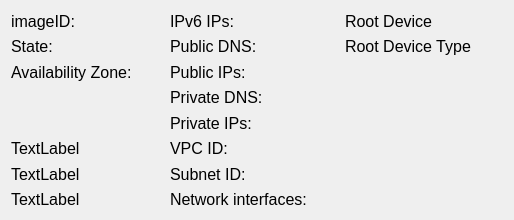
<?xml version="1.0" encoding="UTF-8"?>
<ui version="4.0">
 <class>gridLayoutWidget_2</class>
 <widget class="QWidget" name="gridLayoutWidget_2">
  <property name="geometry">
   <rect>
    <x>0</x>
    <y>0</y>
    <width>514</width>
    <height>220</height>
   </rect>
  </property>
  <layout class="QGridLayout" name="gridLayout_3">
   <item row="2" column="3">
    <widget class="QLabel" name="publicIPValue">
     <property name="font">
      <font>
       <pointsize>12</pointsize>
      </font>
     </property>
     <property name="text">
      <string/>
     </property>
    </widget>
   </item>
   <item row="7" column="3">
    <widget class="QLabel" name="SubnetIDValue">
     <property name="font">
      <font>
       <pointsize>12</pointsize>
      </font>
     </property>
     <property name="text">
      <string/>
     </property>
    </widget>
   </item>
   <item row="3" column="2">
    <widget class="QLabel" name="privateDNSHeader">
     <property name="font">
      <font>
       <pointsize>12</pointsize>
      </font>
     </property>
     <property name="text">
      <string>Private DNS:</string>
     </property>
    </widget>
   </item>
   <item row="3" column="3">
    <widget class="QLabel" name="privateDNSValue">
     <property name="font">
      <font>
       <pointsize>12</pointsize>
      </font>
     </property>
     <property name="text">
      <string/>
     </property>
    </widget>
   </item>
   <item row="7" column="0">
    <widget class="QLabel" name="label_3">
     <property name="font">
      <font>
       <pointsize>12</pointsize>
      </font>
     </property>
     <property name="text">
      <string>TextLabel</string>
     </property>
    </widget>
   </item>
   <item row="1" column="3">
    <widget class="QLabel" name="publicDNSValue">
     <property name="font">
      <font>
       <pointsize>12</pointsize>
      </font>
     </property>
     <property name="text">
      <string/>
     </property>
    </widget>
   </item>
   <item row="6" column="0">
    <widget class="QLabel" name="label_2">
     <property name="font">
      <font>
       <pointsize>12</pointsize>
      </font>
     </property>
     <property name="text">
      <string>TextLabel</string>
     </property>
    </widget>
   </item>
   <item row="1" column="2">
    <widget class="QLabel" name="publicDNSHeader">
     <property name="font">
      <font>
       <pointsize>12</pointsize>
      </font>
     </property>
     <property name="text">
      <string>Public DNS:</string>
     </property>
    </widget>
   </item>
   <item row="8" column="0">
    <widget class="QLabel" name="label_4">
     <property name="font">
      <font>
       <pointsize>12</pointsize>
      </font>
     </property>
     <property name="text">
      <string>TextLabel</string>
     </property>
    </widget>
   </item>
   <item row="0" column="0">
    <widget class="QLabel" name="imageIdHeader">
     <property name="font">
      <font>
       <pointsize>12</pointsize>
      </font>
     </property>
     <property name="text">
      <string>imageID:</string>
     </property>
    </widget>
   </item>
   <item row="2" column="1">
    <widget class="QLabel" name="AZValue">
     <property name="font">
      <font>
       <pointsize>12</pointsize>
      </font>
     </property>
     <property name="text">
      <string/>
     </property>
    </widget>
   </item>
   <item row="2" column="0">
    <widget class="QLabel" name="AZLabel">
     <property name="font">
      <font>
       <pointsize>12</pointsize>
      </font>
     </property>
     <property name="text">
      <string>Availability Zone:</string>
     </property>
    </widget>
   </item>
   <item row="4" column="3">
    <widget class="QLabel" name="privateIPValue">
     <property name="font">
      <font>
       <pointsize>12</pointsize>
      </font>
     </property>
     <property name="text">
      <string/>
     </property>
    </widget>
   </item>
   <item row="2" column="2">
    <widget class="QLabel" name="publicIPHeader">
     <property name="font">
      <font>
       <pointsize>12</pointsize>
      </font>
     </property>
     <property name="text">
      <string>Public IPs:</string>
     </property>
    </widget>
   </item>
   <item row="1" column="1">
    <widget class="QLabel" name="imageStateValue">
     <property name="font">
      <font>
       <pointsize>12</pointsize>
      </font>
     </property>
     <property name="text">
      <string/>
     </property>
    </widget>
   </item>
   <item row="4" column="2">
    <widget class="QLabel" name="privateIPHeader">
     <property name="font">
      <font>
       <pointsize>12</pointsize>
      </font>
     </property>
     <property name="text">
      <string>Private IPs:</string>
     </property>
    </widget>
   </item>
   <item row="0" column="1">
    <widget class="QLabel" name="imageIdValue">
     <property name="font">
      <font>
       <pointsize>12</pointsize>
      </font>
     </property>
     <property name="text">
      <string/>
     </property>
    </widget>
   </item>
   <item row="6" column="3">
    <widget class="QLabel" name="VPCIDValue">
     <property name="font">
      <font>
       <pointsize>12</pointsize>
      </font>
     </property>
     <property name="text">
      <string/>
     </property>
    </widget>
   </item>
   <item row="6" column="2">
    <widget class="QLabel" name="VPCIDHeader">
     <property name="font">
      <font>
       <pointsize>12</pointsize>
      </font>
     </property>
     <property name="text">
      <string>VPC ID:</string>
     </property>
    </widget>
   </item>
   <item row="0" column="2">
    <widget class="QLabel" name="ipv6Header">
     <property name="font">
      <font>
       <pointsize>12</pointsize>
      </font>
     </property>
     <property name="text">
      <string>IPv6 IPs:</string>
     </property>
    </widget>
   </item>
   <item row="1" column="0">
    <widget class="QLabel" name="imageStateHeader">
     <property name="font">
      <font>
       <pointsize>12</pointsize>
      </font>
     </property>
     <property name="text">
      <string>State:</string>
     </property>
    </widget>
   </item>
   <item row="7" column="2">
    <widget class="QLabel" name="SubnetIDHeader">
     <property name="font">
      <font>
       <pointsize>12</pointsize>
      </font>
     </property>
     <property name="text">
      <string>Subnet ID:</string>
     </property>
    </widget>
   </item>
   <item row="8" column="2">
    <widget class="QLabel" name="netIfHeader">
     <property name="font">
      <font>
       <pointsize>12</pointsize>
      </font>
     </property>
     <property name="text">
      <string>Network interfaces:</string>
     </property>
    </widget>
   </item>
   <item row="0" column="5">
    <widget class="QLabel" name="rootDeviceIdValue">
     <property name="font">
      <font>
       <pointsize>12</pointsize>
      </font>
     </property>
     <property name="text">
      <string/>
     </property>
    </widget>
   </item>
   <item row="0" column="4">
    <widget class="QLabel" name="rootDeviceIdHeader">
     <property name="font">
      <font>
       <pointsize>12</pointsize>
      </font>
     </property>
     <property name="text">
      <string>Root Device</string>
     </property>
    </widget>
   </item>
   <item row="1" column="4">
    <widget class="QLabel" name="rootDeviceTypeHeader">
     <property name="font">
      <font>
       <pointsize>12</pointsize>
      </font>
     </property>
     <property name="text">
      <string>Root Device Type</string>
     </property>
    </widget>
   </item>
   <item row="1" column="5">
    <widget class="QLabel" name="rootDeviceTypeValue">
     <property name="font">
      <font>
       <pointsize>12</pointsize>
      </font>
     </property>
     <property name="text">
      <string/>
     </property>
    </widget>
   </item>
  </layout>
 </widget>
 <resources/>
 <connections/>
</ui>
